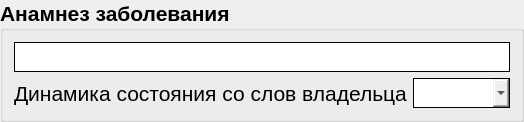
		<widget class="QGroupBox" name="anamnesis_groupBox">
		 <property name="sizeIncrement">
		  <size>
		   <width>0</width>
		   <height>0</height>
		  </size>
		 </property>
		 <property name="font">
		  <font>
		   <pointsize>16</pointsize>
		   <weight>75</weight>
		   <bold>true</bold>
		  </font>
		 </property>
		 <property name="title">
		  <string>Анамнез заболевания</string>
		 </property>
		 <layout class="QFormLayout" name="formLayout">
		  <item row="0" column="0" colspan="2">
		   <widget class="QLineEdit" name="anamnesis_lineEdit">
			<property name="minimumSize">
			 <size>
			  <width>0</width>
			  <height>30</height>
			 </size>
			</property>
			<property name="font">
			 <font>
			  <pointsize>16</pointsize>
			 </font>
			</property>
			<property name="styleSheet">
			 <string notr="true"> QLineEdit {
	  border-width: 1px;
	  border-style: solid;
	  border-radius: 0px;
  }</string>
			</property>
		   </widget>
		  </item>
		  <item row="1" column="0">
		   <widget class="QLabel" name="label_2">
			<property name="minimumSize">
			 <size>
			  <width>0</width>
			  <height>30</height>
			 </size>
			</property>
			<property name="font">
			 <font>
			  <pointsize>16</pointsize>
			  <weight>50</weight>
			  <bold>false</bold>
			 </font>
			</property>
			<property name="text">
			 <string>Динамика состояния со слов владельца</string>
			</property>
		   </widget>
		  </item>
		  <item row="1" column="1">
		   <widget class="QComboBox" name="owner_dynamics_comboBox">
			<property name="minimumSize">
			 <size>
			  <width>0</width>
			  <height>30</height>
			 </size>
			</property>
			<property name="font">
			 <font>
			  <pointsize>16</pointsize>
			  <weight>50</weight>
			  <bold>false</bold>
			 </font>
			</property>
			<property name="styleSheet">
			 <string notr="true"> QComboBox {
	  border-width: 1px;
	  border-style: solid;
	  border-radius: 0px;
  }</string>
			</property>
		   </widget>
		  </item>
		 </layout>
		</widget>
